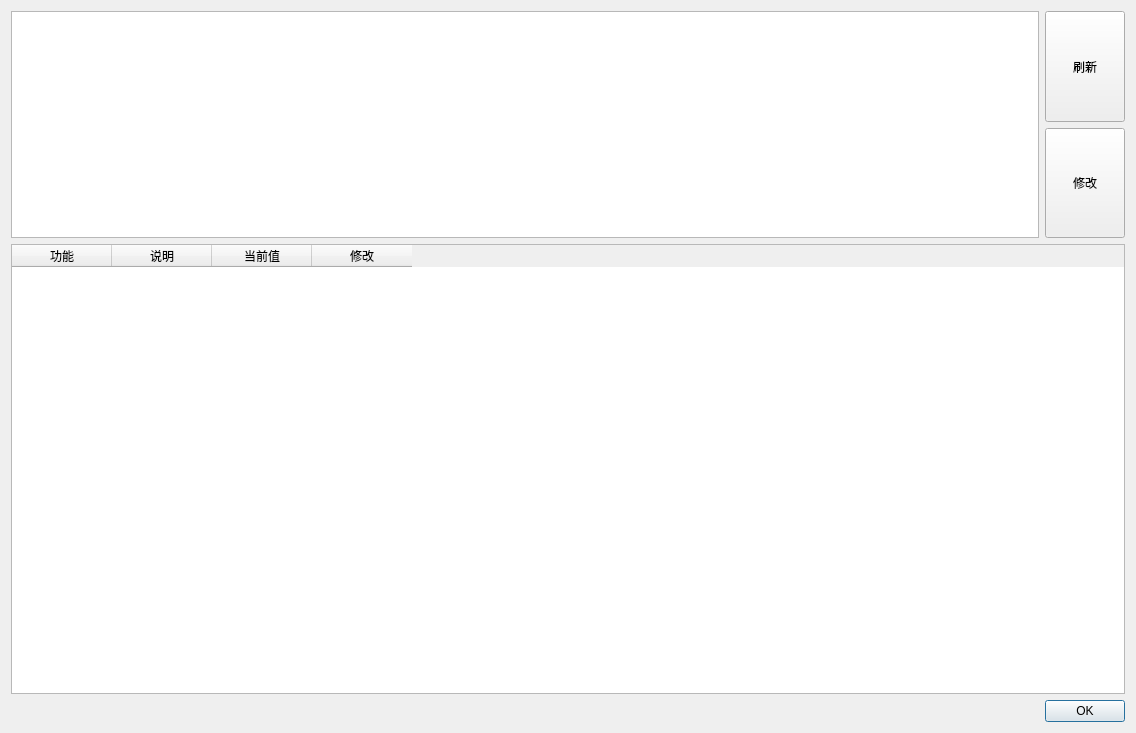
<?xml version="1.0" encoding="UTF-8"?>
<ui version="4.0">
 <class>Dialog</class>
 <widget class="QDialog" name="Dialog">
  <property name="geometry">
   <rect>
    <x>0</x>
    <y>0</y>
    <width>1136</width>
    <height>733</height>
   </rect>
  </property>
  <property name="windowTitle">
   <string>popup_hyperv</string>
  </property>
  <layout class="QFormLayout" name="formLayout">
   <item row="1" column="0" colspan="2">
    <widget class="QTableWidget" name="tableWidget">
     <property name="minimumSize">
      <size>
       <width>0</width>
       <height>450</height>
      </size>
     </property>
     <attribute name="verticalHeaderVisible">
      <bool>false</bool>
     </attribute>
     <column>
      <property name="text">
       <string>功能</string>
      </property>
     </column>
     <column>
      <property name="text">
       <string>说明</string>
      </property>
     </column>
     <column>
      <property name="text">
       <string>当前值</string>
      </property>
     </column>
     <column>
      <property name="text">
       <string>修改</string>
      </property>
     </column>
    </widget>
   </item>
   <item row="0" column="0" colspan="2">
    <layout class="QHBoxLayout" name="horizontalLayout">
     <item>
      <widget class="QTextEdit" name="textEdit">
       <property name="readOnly">
        <bool>true</bool>
       </property>
      </widget>
     </item>
     <item>
      <layout class="QVBoxLayout" name="verticalLayout">
       <item>
        <widget class="QPushButton" name="pushButton">
         <property name="sizePolicy">
          <sizepolicy hsizetype="Minimum" vsizetype="Expanding">
           <horstretch>0</horstretch>
           <verstretch>0</verstretch>
          </sizepolicy>
         </property>
         <property name="cursor">
          <cursorShape>PointingHandCursor</cursorShape>
         </property>
         <property name="text">
          <string>刷新</string>
         </property>
        </widget>
       </item>
       <item>
        <widget class="QPushButton" name="pushButton_2">
         <property name="sizePolicy">
          <sizepolicy hsizetype="Minimum" vsizetype="Expanding">
           <horstretch>0</horstretch>
           <verstretch>0</verstretch>
          </sizepolicy>
         </property>
         <property name="cursor">
          <cursorShape>PointingHandCursor</cursorShape>
         </property>
         <property name="text">
          <string>修改</string>
         </property>
        </widget>
       </item>
      </layout>
     </item>
    </layout>
   </item>
   <item row="2" column="1">
    <widget class="QDialogButtonBox" name="buttonBox">
     <property name="orientation">
      <enum>Qt::Horizontal</enum>
     </property>
     <property name="standardButtons">
      <set>QDialogButtonBox::Ok</set>
     </property>
    </widget>
   </item>
  </layout>
 </widget>
 <resources/>
 <connections>
  <connection>
   <sender>buttonBox</sender>
   <signal>accepted()</signal>
   <receiver>Dialog</receiver>
   <slot>accept()</slot>
   <hints>
    <hint type="sourcelabel">
     <x>248</x>
     <y>254</y>
    </hint>
    <hint type="destinationlabel">
     <x>157</x>
     <y>274</y>
    </hint>
   </hints>
  </connection>
  <connection>
   <sender>buttonBox</sender>
   <signal>rejected()</signal>
   <receiver>Dialog</receiver>
   <slot>reject()</slot>
   <hints>
    <hint type="sourcelabel">
     <x>316</x>
     <y>260</y>
    </hint>
    <hint type="destinationlabel">
     <x>286</x>
     <y>274</y>
    </hint>
   </hints>
  </connection>
 </connections>
</ui>
